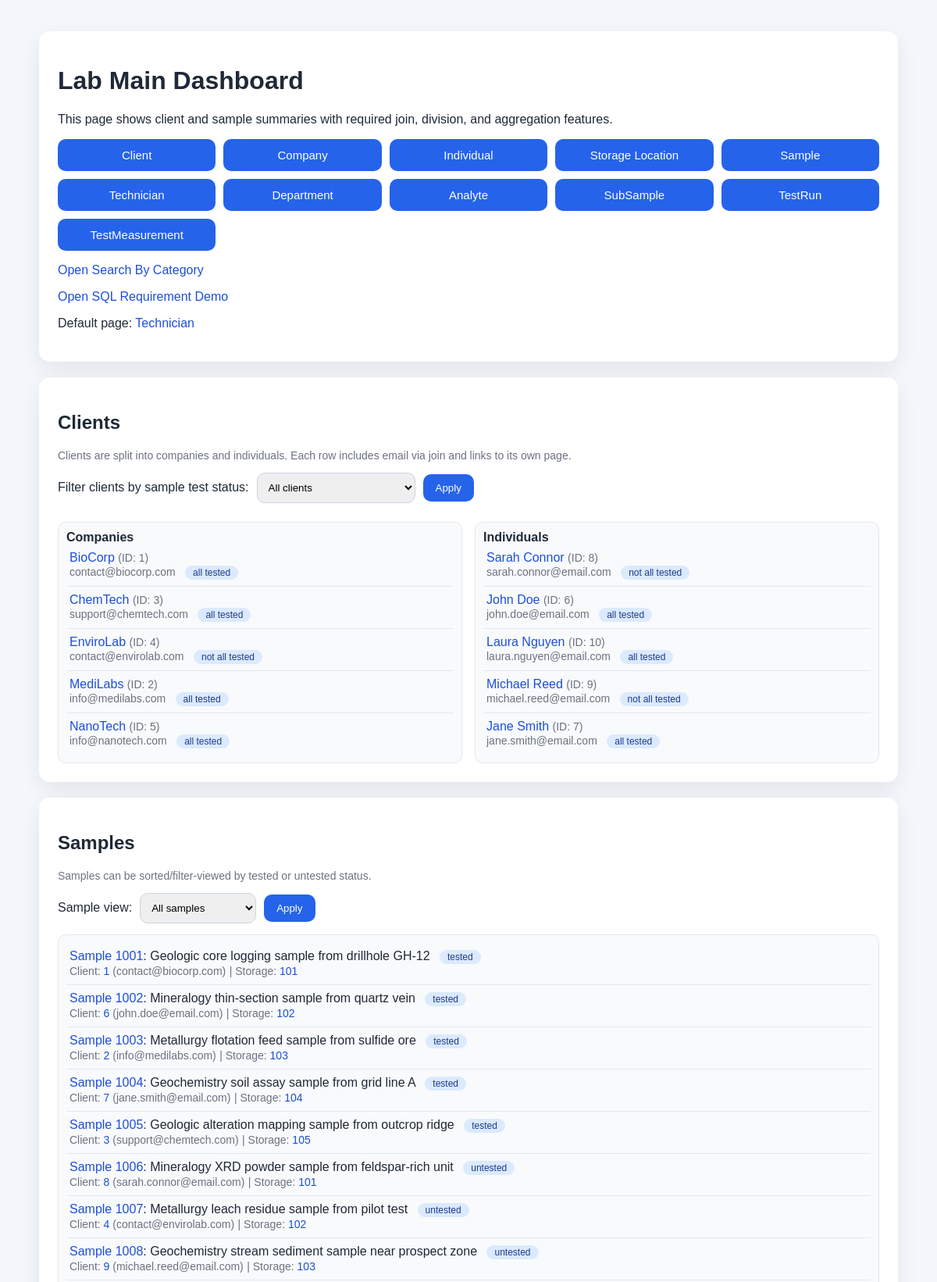
The page / (upper part) on the database its author committed.
### tables this page shows
CREATE TABLE Company (
	cID INT NOT NULL,
	name VARCHAR(50),
	PRIMARY KEY (cID),
	FOREIGN KEY (cID) REFERENCES Client (clientID)
);

CREATE TABLE Client (
	clientID INT NOT NULL,
	email VARCHAR(50),
	PRIMARY KEY (clientID)
);

CREATE TABLE Individual (
	cID INT NOT NULL,
	firstName VARCHAR(50),
	lastName VARCHAR(50),
	PRIMARY KEY (cID),
	FOREIGN KEY (cID) REFERENCES Client (clientID)
);

CREATE TABLE Sample (
	sampleID INT NOT NULL,
	description VARCHAR(300),
	dateReceived VARCHAR(50),
	cID INT NOT NULL,
	sID INT,
	PRIMARY KEY (sampleID),
	FOREIGN KEY (cID) REFERENCES Client (clientID),
	FOREIGN KEY (sID) REFERENCES StorageLocation (storageID)
);

### flaskMain.py (the view)
@app.route("/")
def home():
    ensure_schema_updates()
    action_message = request.args.get("action_message", "").strip()
    client_test_status = request.args.get("client_test_status", "all")
    if client_test_status not in {"all", "all_tested", "not_all_tested"}:
        client_test_status = "all"
    sample_filter = request.args.get("sample_filter", "all")
    if sample_filter not in {"all", "tested", "untested"}:
        sample_filter = "all"
    companies = fetch_company_clients(client_test_status)
    individuals = fetch_individual_clients(client_test_status)
    samples = fetch_samples_for_main(sample_filter)
    return render_template(
        'index.html',
        table_labels=TABLE_LABELS,
        default_table=DEFAULT_TABLE,
        companies=companies,
        individuals=individuals,
        samples=samples,
        client_test_status=client_test_status,
        sample_filter=sample_filter,
        action_message=action_message,
    )

### flaskMain.py (called while the page is built, shortened)
def dict_factory(cursor, row):
    d = {}
    for idx, col in enumerate(cursor.description):
        d[col[0]] = row[idx]
    return d

def get_connection():
    conn = sqlite3.connect('samples.db')
    conn.execute("PRAGMA foreign_keys = ON")
    return conn

def ensure_schema_updates():
    global SCHEMA_INITIALIZED
    if SCHEMA_INITIALIZED:
        return

def run_select_query(query):
    ensure_schema_updates()
    conn = get_connection()
    conn.row_factory = dict_factory
    try:
        cursor = conn.cursor()
        cursor.execute(query)
        results = cursor.fetchall()
        columns = [column[0] for column in cursor.description] if cursor.description else []
        return columns, results
    finally:
        conn.close()

def fetch_company_clients(test_status):
    division_true = (
        "NOT EXISTS ("
        "SELECT 1 FROM Sample s "
        "WHERE s.cID = c.clientID "
        "AND NOT EXISTS (SELECT 1 FROM TestRun tr WHERE tr.sampleID = s.sampleID)"
        ")"
    )
    where_clause = ""
    if test_status == "all_tested":
        where_clause = f"WHERE {division_true}"
    elif test_status == "not_all_tested":
        where_clause = f"WHERE NOT {division_true}"
    query = (
        "SELECT co.cID AS clientID, co.name AS displayName, c.email, "
        f"CASE WHEN {division_true} THEN 1 ELSE 0 END AS allTested "
        "FROM Company co "
        "JOIN Client c ON co.cID = c.clientID "
        f"{where_clause} "
        "ORDER BY co.name"
    )
    return run_select_query(query)[1]

def fetch_individual_clients(test_status):
    division_true = (
        "NOT EXISTS ("
        "SELECT 1 FROM Sample s "
        "WHERE s.cID = c.clientID "
        "AND NOT EXISTS (SELECT 1 FROM TestRun tr WHERE tr.sampleID = s.sampleID)"
        ")"
    )
    where_clause = ""
    if test_status == "all_tested":
        where_clause = f"WHERE {division_true}"
    elif test_status == "not_all_tested":
        where_clause = f"WHERE NOT {division_true}"
    query = (
        "SELECT i.cID AS clientID, i.firstName || ' ' || i.lastName AS displayName, c.email, "
        f"CASE WHEN {division_true} THEN 1 ELSE 0 END AS allTested "
        "FROM Individual i "
        "JOIN Client c ON i.cID = c.clientID "
        f"{where_clause} "
        "ORDER BY i.lastName, i.firstName"
    )
    return run_select_query(query)[1]

### templates/index.html (shortened to what this page needs)
<!DOCTYPE html>
<html lang="en">
<head>
</head>
<body>
    <div class="page">
        <div class="card">
            <h1>Lab Main Dashboard</h1>
            <p>This page shows client and sample summaries with required join, division, and aggregation features.</p>
            <div class="grid">
                {% for table_key, label in table_labels.items() %}
                    <a class="link-btn" href="/{{ table_key }}">{{ label }}</a>
                {% endfor %}
            </div>
            <p style="margin-top: 16px;"><a href="/search">Open Search By Category</a></p>
            <p style="margin-top: 16px;"><a href="/sql-demo">Open SQL Requirement Demo</a></p>
            <p style="margin-top: 16px;">Default page: <a href="/{{ default_table }}">{{ table_labels[default_table] }}</a></p>
        </div>
        <div class="card">
            <h2>Clients</h2>
            <p class="muted">Clients are split into companies and individuals. Each row includes email via join and links to its own page.</p>
            <form method="get" class="row">
                <label for="client_test_status">Filter clients by sample test status:</label>
                <select id="client_test_status" name="client_test_status">
                    <option value="all" {% if client_test_status == 'all' %}selected{% endif %}>All clients</option>
                </select>
                <button type="submit">Apply</button>
            </form>
            <div class="two-col" style="margin-top: 14px;">
                <div class="list">
                    <strong>Companies</strong>
                    {% for client in companies %}
                        <div class="list-item">
                            <a href="/client/{{ client.clientID }}">{{ client.displayName }}</a>
                            <span class="muted">(ID: {{ client.clientID }})</span><br>
                            <span class="muted">{{ client.email }}</span>
                            <span class="badge">{% if client.allTested %}all tested{% else %}not all tested{% endif %}</span>
                        </div>
                    {% else %}
                        <div class="list-item muted">No companies found.</div>
                    {% endfor %}
                </div>
                <div class="list">
                    <strong>Individuals</strong>
                    {% for client in individuals %}
                        <div class="list-item">
                            <a href="/client/{{ client.clientID }}">{{ client.displayName }}</a>
                            <span class="muted">(ID: {{ client.clientID }})</span><br>
                            <span class="muted">{{ client.email }}</span>
                            <span class="badge">{% if client.allTested %}all tested{% else %}not all tested{% endif %}</span>
                        </div>
                    {% else %}
                        <div class="list-item muted">No individuals found.</div>
                    {% endfor %}
                </div>
            </div>
        </div>
        <div class="card">
            <h2>Samples</h2>
            <p class="muted">Samples can be sorted/filter-viewed by tested or untested status.</p>
            <form method="get" class="row">
                <label for="sample_filter">Sample view:</label>
                <select id="sample_filter" name="sample_filter">
                    <option value="all" {% if sample_filter == 'all' %}selected{% endif %}>All samples</option>
                </select>
                <button type="submit">Apply</button>
            </form>
            <div class="list" style="margin-top: 14px;">
                {% for sample in samples %}
                    <div class="list-item">
                        <a href="/sample/{{ sample.sampleID }}">Sample {{ sample.sampleID }}</a>: {{ sample.description }}
                        <span class="badge">{% if sample.tested %}tested{% else %}untested{% endif %}</span><br>
                        <span class="muted">Client: <a href="/client/{{ sample.clientID }}">{{ sample.clientID }}</a> ({{ sample.email }})</span>
                        <span class="muted"> | Storage: <a href="/storage-location/{{ sample.storageID }}">{{ sample.storageID }}</a></span>
                    </div>
                {% else %}
                    <div class="list-item muted">No samples found.</div>
                {% endfor %}
            </div>
        </div>
    </div>
</body>
</html>

### templates/index.html (style rules this page uses)
:root { color-scheme: light; font-family: Arial, Helvetica, sans-serif; }
body { margin: 0; background: #f4f7fb; color: #1f2937; }
.page { max-width: 1100px; margin: 40px auto; padding: 0 20px; }
.card { background: #ffffff; border-radius: 14px; padding: 24px; box-shadow: 0 10px 30px rgba(15, 23, 42, 0.08); margin-bottom: 20px; }
.grid { display: grid; grid-template-columns: repeat(auto-fit, minmax(200px, 1fr)); gap: 10px; margin-top: 16px; }
.link-btn { display: inline-block; text-align: center; text-decoration: none; background: #2563eb; color: white; border-radius: 10px; padding: 12px 18px; font-size: 15px; }
.row { display: flex; gap: 10px; flex-wrap: wrap; align-items: center; }
select { padding: 10px; border-radius: 10px; border: 1px solid #cbd5e1; }
button { background: #2563eb; color: white; border: none; border-radius: 10px; padding: 10px 16px; cursor: pointer; }
.two-col { display: grid; grid-template-columns: repeat(auto-fit, minmax(320px, 1fr)); gap: 16px; }
.list { margin-top: 10px; border: 1px solid #e5e7eb; border-radius: 10px; padding: 10px; background: #f8fafc; }
.list-item { padding: 8px 4px; border-bottom: 1px solid #e5e7eb; }
.list-item:last-child { border-bottom: none; }
.muted { color: #6b7280; font-size: 14px; }
.badge { display: inline-block; border-radius: 999px; padding: 2px 10px; font-size: 12px; margin-left: 8px; background: #dbeafe; color: #1e3a8a; }
a { color: #1d4ed8; text-decoration: none; }

### rows shown on the page
Company: displayName "BioCorp", clientID "1", email "contact@biocorp.com", shows "all tested"
Company: displayName "ChemTech", clientID "3", email "support@chemtech.com", shows "all tested"
Company: displayName "EnviroLab", clientID "4", email "contact@envirolab.com", shows "not all tested"
Company: displayName "MediLabs", clientID "2", email "info@medilabs.com", shows "all tested"
Company: displayName "NanoTech", clientID "5", email "info@nanotech.com", shows "all tested"
Individual: displayName "Sarah Connor", clientID "8", email "sarah.connor@email.com", shows "not all tested"
Individual: displayName "John Doe", clientID "6", email "john.doe@email.com", shows "all tested"
Individual: displayName "Laura Nguyen", clientID "10", email "laura.nguyen@email.com", shows "all tested"
Individual: displayName "Michael Reed", clientID "9", email "michael.reed@email.com", shows "not all tested"
Individual: displayName "Jane Smith", clientID "7", email "jane.smith@email.com", shows "all tested"
Sample: sampleID "1001", description "Geologic core logging sample from drillhole GH-12", shows "tested", clientID "1", email "contact@biocorp.com", storageID "101"
Sample: sampleID "1002", description "Mineralogy thin-section sample from quartz vein", shows "tested", clientID "6", email "john.doe@email.com", storageID "102"
Sample: sampleID "1003", description "Metallurgy flotation feed sample from sulfide ore", shows "tested", clientID "2", email "info@medilabs.com", storageID "103"
Sample: sampleID "1004", description "Geochemistry soil assay sample from grid line A", shows "tested", clientID "7", email "jane.smith@email.com", storageID "104"
Sample: sampleID "1005", description "Geologic alteration mapping sample from outcrop ridge", shows "tested", clientID "3", email "support@chemtech.com", storageID "105"
Sample: sampleID "1006", description "Mineralogy XRD powder sample from feldspar-rich unit", shows "untested", clientID "8", email "sarah.connor@email.com", storageID "101"
Sample: sampleID "1007", description "Metallurgy leach residue sample from pilot test", shows "untested", clientID "4", email "contact@envirolab.com", storageID "102"
Sample: sampleID "1008", description "Geochemistry stream sediment sample near prospect zone", shows "untested", clientID "9", email "michael.reed@email.com", storageID "103"

### other values the page prints
{{ label }} "Client" "Company" "Individual" "Storage Location" "Sample" "Technician" "Department" "Analyte" "SubSample" "TestRun" "TestMeasurement"
{{ table_labels[default_table] }} "Technician"
